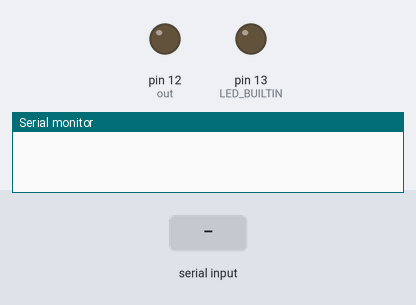
Simulated run of this sketch. Board: Arduino Uno, built with avr-gcc and run on an emulated ATmega328P. Parts: output pins drawn as LEDs (lit = HIGH), the last lines printed to the serial monitor. The test bench sets the inputs (shaded band).

Above: at 1.2 s.
1.3 s: "ON\n" received over Serial
2.8 s: "ON\n" received over Serial
At 3.7 s:
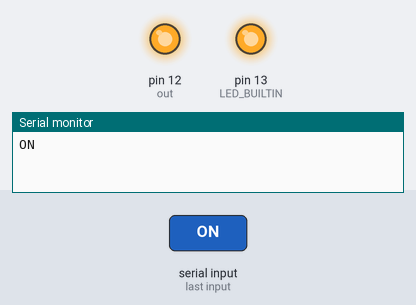
4.3 s: "1\n" received over Serial
At 7.5 s:
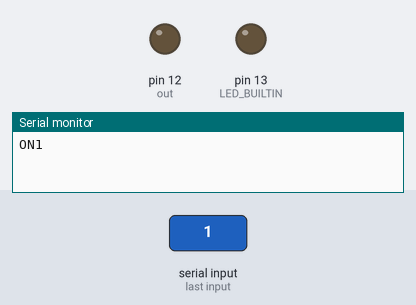
Timing chart, 0 to 9.0 s (numbered marks = the images above; inputs shaded):
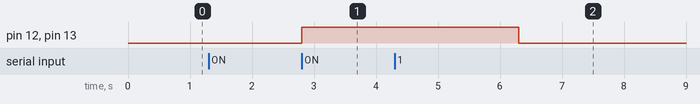

The sketch:

Arduino_code.ino
```cpp
int out = 12;


void setup() {
  Serial.begin(9600);
  pinMode(out, OUTPUT);
  pinMode(LED_BUILTIN, OUTPUT);

}

void loop() {
  if (Serial.available())
  {
    Serial.print(Serial.readStringUntil('\n'));
    delay(1000);
    String receivedChars = Serial.readStringUntil('\n');
    if (receivedChars == "ON")
    {
      digitalWrite(LED_BUILTIN, HIGH);
      digitalWrite(out, HIGH);
    }
    else {
      digitalWrite(LED_BUILTIN, LOW);
      digitalWrite(out, LOW);
    }
  }
}
```

Measured:
- after the input at 2.8 s, pin 12 (out), pin 13 (LED_BUILTIN): LOW → HIGH at once
- after the input at 4.3 s, pin 12 (out), pin 13 (LED_BUILTIN): HIGH → LOW after 2.0 s
